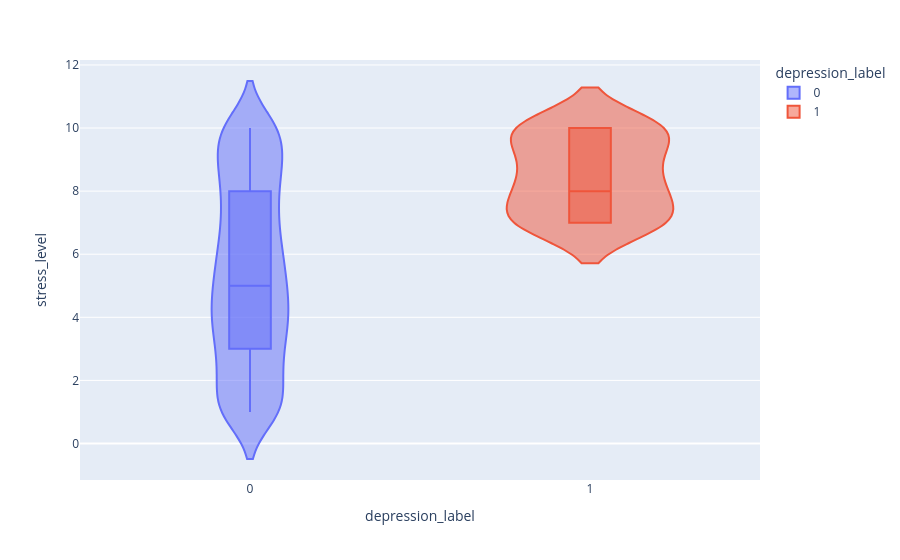

Here is the notebook cell this chart was saved with:
### Code cell
fig = px.violin(
    df,
    x="depression_label",
    y="stress_level",
    color="depression_label",
    box=True
)
fig.show()

### Figure 1 — Plotly figure (JSON) as saved in the notebook; plotly's stock layout.template omitted (floating-point values rounded to 4 significant figures; data arrays with more than 128 entries replaced by an {"elided": "..."} marker saying what was removed)
{"data": [{"alignmentgroup": "True", "box": {"visible": true}, "hovertemplate": "depression_label=%{x}<br>stress_level=%{y}<extra></extra>", "legendgroup": "0", "marker": {"color": "#636efa"}, "name": "0", "offsetgroup": "0", "orientation": "v", "scalegroup": "True", "showlegend": true, "type": "violin", "x": {"elided": "1169 int values"}, "x0": " ", "xaxis": "x", "y": {"elided": "1169 int values"}, "y0": " ", "yaxis": "y"}, {"alignmentgroup": "True", "box": {"visible": true}, "hovertemplate": "depression_label=%{x}<br>stress_level=%{y}<extra></extra>", "legendgroup": "1", "marker": {"color": "#EF553B"}, "name": "1", "offsetgroup": "1", "orientation": "v", "scalegroup": "True", "showlegend": true, "type": "violin", "x": [1, 1, 1, 1, 1, 1, 1, 1, 1, 1, 1, 1, 1, 1, 1, 1, 1, 1, 1, 1, 1, 1, 1, 1, 1, 1, 1, 1, 1, 1, 1], "x0": " ", "xaxis": "x", "y": [7, 8, 8, 9, 10, 10, 10, 7, 8, 7, 9, 7, 7, 10, 9, 8, 9, 7, 8, 7, 10, 10, 7, 10, 7, 10, 9, 8, 10, 9, 8], "y0": " ", "yaxis": "y"}], "layout": {"legend": {"title": {"text": "depression_label"}, "tracegroupgap": 0}, "margin": {"t": 60}, "violinmode": "overlay", "xaxis": {"anchor": "y", "categoryarray": [0, 1], "categoryorder": "array", "domain": [0, 1], "title": {"text": "depression_label"}}, "yaxis": {"anchor": "x", "domain": [0, 1], "title": {"text": "stress_level"}}}}
